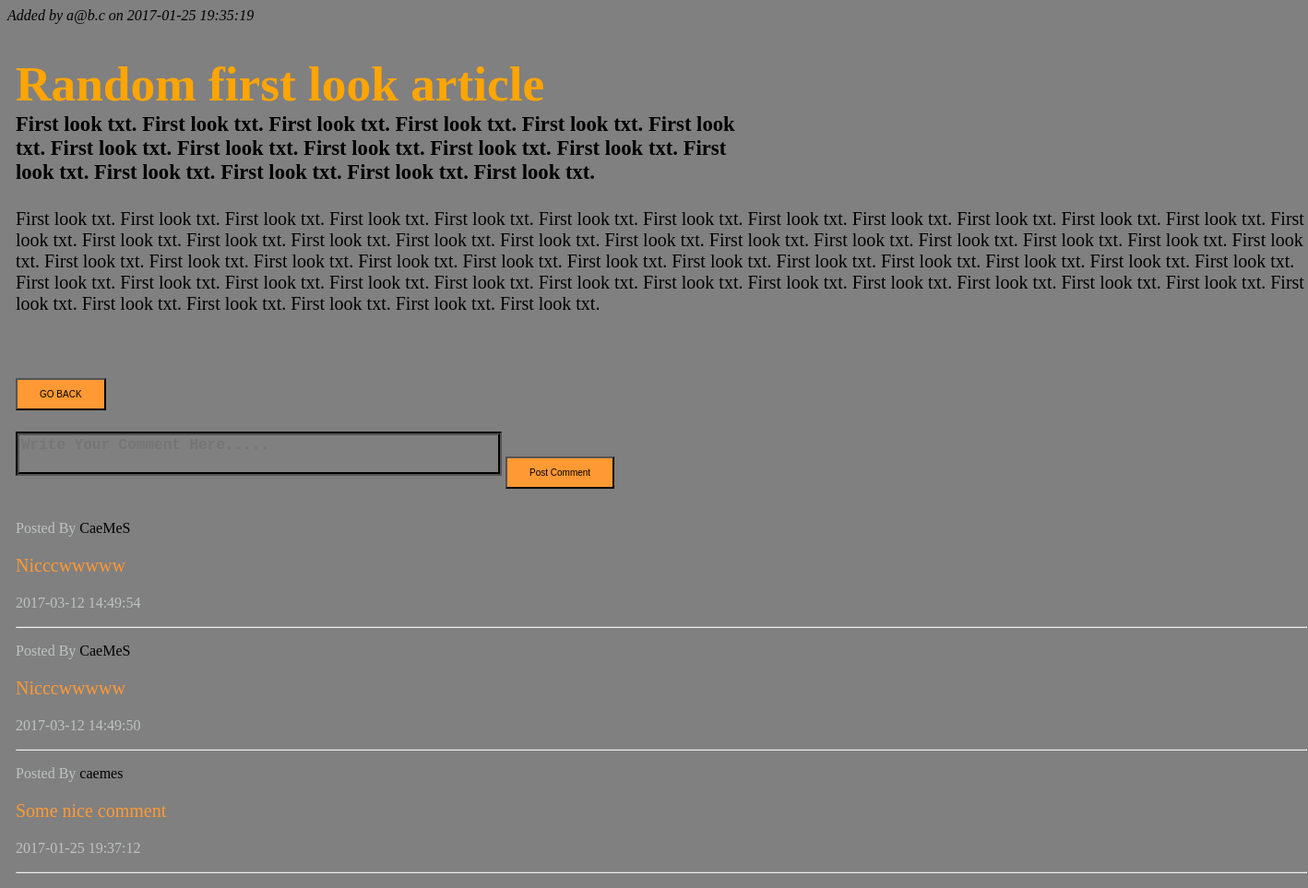
Screenshot of /text.php?id=33 (signed in) with the database file from the repository.
### tables this page shows
CREATE TABLE `user` (
  `id_user` int(5) NOT NULL AUTO_INCREMENT,
  `login` varchar(30) NOT NULL,
  `password` varchar(150) NOT NULL,
  `salt` varchar(40) DEFAULT NULL,
  `imie` varchar(15) DEFAULT NULL,
  `nazwisko` varchar(20) DEFAULT NULL,
  `gender` enum('other','female','male') DEFAULT 'male',
  `data_utworzenia` timestamp NOT NULL DEFAULT CURRENT_TIMESTAMP ON UPDATE CURRENT_TIMESTAMP,
  `deletecomment` varchar(100) DEFAULT NULL,
  PRIMARY KEY (`id_user`)
);

CREATE TABLE `tekst` (
  `id_tekstu` int(5) NOT NULL AUTO_INCREMENT,
  `data_publikacji` timestamp NOT NULL DEFAULT CURRENT_TIMESTAMP ON UPDATE CURRENT_TIMESTAMP,
  `temat` varchar(50) NOT NULL,
  `kategoria` enum('HISTORY','FIRSTLOOK','TEST','NEWS') NOT NULL,
  `intro` varchar(291) NOT NULL,
  `tresc` varchar(5820) NOT NULL,
  `id_tworcy` int(5) NOT NULL,
  PRIMARY KEY (`id_tekstu`),
  KEY `text-user` (`id_tworcy`),
  CONSTRAINT `text-user` FOREIGN KEY (`id_tworcy`) REFERENCES `user` (`id_user`) ON DELETE CASCADE ON UPDATE CASCADE
);

CREATE TABLE `opinia` (
  `id_opinii` int(5) NOT NULL AUTO_INCREMENT,
  `nazwa` varchar(30) NOT NULL,
  `tresc` varchar(180) NOT NULL,
  `data` timestamp NOT NULL DEFAULT CURRENT_TIMESTAMP ON UPDATE CURRENT_TIMESTAMP,
  `id_komentarza` int(5) DEFAULT NULL,
  `id_kom_auto` int(5) DEFAULT NULL,
  PRIMARY KEY (`id_opinii`),
  KEY `Opinie_User` (`nazwa`),
  KEY `Opinie_Tekst` (`id_komentarza`),
  KEY `Opinia_Auto` (`id_kom_auto`),
  CONSTRAINT `Opinia_Auto` FOREIGN KEY (`id_kom_auto`) REFERENCES `auto` (`id_samochodu`) ON DELETE CASCADE ON UPDATE CASCADE,
  CONSTRAINT `Opinie_Tekst` FOREIGN KEY (`id_komentarza`) REFERENCES `tekst` (`id_tekstu`) ON DELETE CASCADE ON UPDATE CASCADE
);

### verify.php (called while the page is built, shortened)
<?php
   include('DBconn.php');
   $user_check = $_SESSION['login_user'];
   $ses_sql = mysqli_query($link,"select login from USER where login = '$user_check' ");
   $row = mysqli_fetch_array($ses_sql,MYSQLI_ASSOC);
   $login_session = $row['login'];
?>

### text.php (the view, shortened to what this page needs)
<?php
    include("DBconn.php");
    include('verify.php');
    $id = $_GET['id'];
    $query = mysqli_query($link, "SELECT * FROM TEKST WHERE id_tekstu = $id");
    $row = mysqli_fetch_row($query);
    $query2 = mysqli_query($link, "SELECT login FROM USER WHERE id_user = " . $row[6]);
    $row2 = mysqli_fetch_row($query2);
?>
<!DOCTYPE html>
<html>
    <head>
    </head>
    <body bgcolor="grey" text="#12A5FF" vlink="#FF9933" link="#FF0033" >
        <div style="position: absolute; top: 10; left: 10; width: 400px; text-align:left;">
            <font size="3" face="Bedrock" color="black"> <i> Added by <?php echo htmlspecialchars($row2[0]); ?> on <?php echo $row[1]; ?> </i> </font>
        </div>
    <div id="outer">
        <div id="middle">
            <div id="lol">
                <br> <br>
                <div style="color: orange; font-size: 40pt; font-weight: bold">
                    <?php echo htmlspecialchars($row[2]); ?>
                </div>
                <div style="color: black; font-size: 17pt; font-weight: bold; width: 800px; word-wrap: break-word;">
                    <?php echo htmlspecialchars("$row[4]"); ?> <br> <br>
                </div>
                <div style="color: black; font-size: 15pt; width: 1400px; word-wrap: break-word;">
                    <?php echo htmlspecialchars("$row[5]"); ?> <br> <br> <br> <br>
                    <button class="button" onclick="location.href='maintexts.php'" type="button" name="back"> GO BACK </button>
                            <?php
                                if($login_session == $row2[0] || $login_session == 'admin')
                                {
                                ?>
                                    <button class="button" onclick="location.href='http://localhost/RCS/deletetxt.php?id=<?php echo $id; ?>'" type="button" name="delete"> DELETE </button>
                                    <button class="button" onclick="location.href='http://localhost/RCS/updatetxt.php?id=<?php echo $id; ?>'" type="button" name="update"> UPDATE </button> <br> <br>
                                <?php
                                }
                                else
                                {
                                    ?>
                                    <br> <br>
                                <?php
                                }
                                ?>
                </div>
                <form name="form" method='post' action="">
                <textarea style="color: black; background-color: grey; font-size: 12pt; font-weight: bold; resize:none; border:groove 4px black " name="comment" placeholder="Write Your Comment Here....." cols = "50" maxlength="180" required></textarea>
                <input class="button" type="submit" value="Post Comment"> <br> <br>
                </form>
                    <?php
                    $comm ="select nazwa, tresc, data from OPINIA where id_komentarza = $id order by data desc";
                    $result = mysqli_query($link, $comm);
                    while($row = mysqli_fetch_array($result, MYSQLI_ASSOC))
                    {
	                   $name=$row['nazwa'];
	                   $comment=$row['tresc'];
                        $time=$row['data'];
                    ?>
                <div style="color: #bfc1c1; font-size: 12pt;">
                   <p>Posted By <span style="color: black;"> <?php echo htmlspecialchars($name);?> </span></p>
                         <p style="color: #FF9933; font-size: 15pt; max-width: 600px; word-wrap: break-word;"><?php echo htmlspecialchars($comment);?></p>
	                       <p ><?php echo $time;?></p>
                    <hr>
                </div>
                    <?php
                        }
                    ?>
            </div>
        </div>
    </div>
    </body>
</html>

### text.php (style rules this page uses)
#outer { display: table; position: absolute; height: 100%; width: 100%; }
#middle { display: table-cell; vertical-align: middle; }
#lol { margin-left: auto; margin-right: auto; width: 1400px; }
.button { background-color: #FF9933; font-size: 10px; padding: 10px 24px; }

### rows the page displays
user: login "a@b.c"
tekst: data_publikacji "2017-01-25 19:35:19", temat "Random first look article", intro "First look txt. First look txt. First look txt. First look txt. First look txt. First look txt. First look txt. First look txt. First look txt. First look txt. First look txt. First look txt. First look txt. First look txt. First look txt. First look txt.", tresc "First look txt. First look txt. First look txt. First look txt. First look txt. First look txt. First look txt. First look txt. First look txt. First look txt. First look txt. First look txt. First look txt. First look txt. First look txt. First look txt. First look txt. First look txt. First look txt. First look txt. First look txt. First look txt. First look txt. First look txt. First look txt. First look txt. First look txt. First look txt. First look txt. First look txt. First look txt. First look txt. First look txt. First look txt. First look txt. First look txt. First look txt. First look txt. First look txt. First look txt. First look txt. First look txt. First look txt. First look…"
opinia: nazwa "CaeMeS", tresc "Nicccwwwww", data "2017-03-12 14:49:54"
opinia: nazwa "CaeMeS", tresc "Nicccwwwww", data "2017-03-12 14:49:50"
opinia: nazwa "caemes", tresc "Some nice comment", data "2017-01-25 19:37:12"
